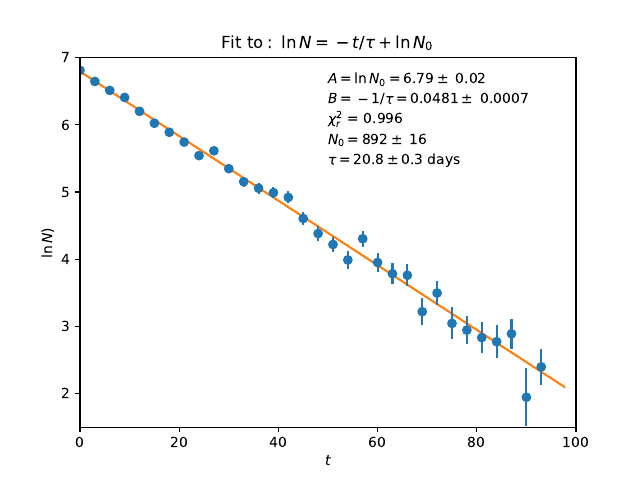

Reproduce this figure in Python.
import numpy as np
import matplotlib.pyplot as plt


def LineFitWt(x, y, dy):
    """
    Fit to straight line.
    Inputs: x, y, and dy (y-uncertainty) arrays.
    Ouputs: slope and y-intercept of best fit to data.
    """
    dy2 = dy**2
    norm = (1./dy2).sum()
    xhat = (x/dy2).sum() / norm
    yhat = (y/dy2).sum() / norm
    slope = ((x-xhat)*y/dy2).sum()/((x-xhat)*x/dy2).sum()
    yint = yhat - slope*xhat
    dy2_slope = 1./((x-xhat)*x/dy2).sum()
    dy2_yint = dy2_slope * (x*x/dy2).sum() / norm
    return slope, yint, np.sqrt(dy2_slope), np.sqrt(dy2_yint)


def redchisq(x, y, dy, slope, yint):
    chisq = (((y-yint-slope*x)/dy)**2).sum()
    return chisq/float(x.size-2)


# Read data from data file
t, N, dN = np.loadtxt("betaDecay.txt", skiprows=2, unpack=True)

# Code to tranform & fit data starts here

# Transform data and parameters to linear form: Y = A + B*X
X = t          # transform t data for fitting (trivial)
Y = np.log(N)  # transform N data for fitting
dY = dN/N      # transform uncertainties for fitting

# Fit transformed data X, Y, dY --> fitting parameters A & B
# Also returns uncertainties in A and B
B, A, dB, dA = LineFitWt(X, Y, dY)
# Return reduced chi-squared
redchisqr = redchisq(X, Y, dY, B, A)

# Determine fitting parameters for exponential function
# N = N0 exp(-t/tau) ...
N0 = np.exp(A)
tau = -1.0/B
# ... and their uncertainties
dN0 = N0 * dA
dtau = tau**2 * dB

# Code to plot transformed data and fit starts here

# Create line corresponding to fit using fitting parameters
# Only two points are needed to specify a straight line
Xext = 0.05*(X.max()-X.min())
Xfit = np.array([X.min()-Xext, X.max()+Xext])
Yfit = A + B*Xfit

plt.errorbar(X, Y, dY, fmt="oC0")
plt.plot(Xfit, Yfit, "-C1", zorder=-1)
plt.xlim(0, 100)
plt.ylim(1.5, 7)
plt.title(r"$\mathrm{Fit\ to:}\ \ln\, N = -t/\tau + \ln\, N_0$")
plt.xlabel(r"$t$")
plt.ylabel(r"$\ln\,N$)")
plt.text(50, 6.6, r"$A = \ln\, N_0 = {0:0.2f} \pm$ {1:0.2f}"
         .format(A, dA))
plt.text(50, 6.3, r"$B = -1/\tau = {0:0.4f} \pm$ {1:0.4f}"
         .format(-B, dB))
plt.text(50, 6.0, "$\chi_r^2$ = {0:0.3f}"
         .format(redchisqr))
plt.text(50, 5.7, r"$N_0 = {0:0.0f} \pm$ {1:0.0f}"
         .format(N0, dN0))
plt.text(50, 5.4, r"$\tau = {0:0.1f} \pm {1:0.1f}$ days"
         .format(tau, dtau))
plt.savefig("betaDecay.pdf")
plt.show()

"""
Introduction to Python for Science & Engineering
by David J. Pine
Code last edited: 2018-09-20

Uses linear regression for fitting an exponential
function by taking the logarithm of the y-data.
"""
